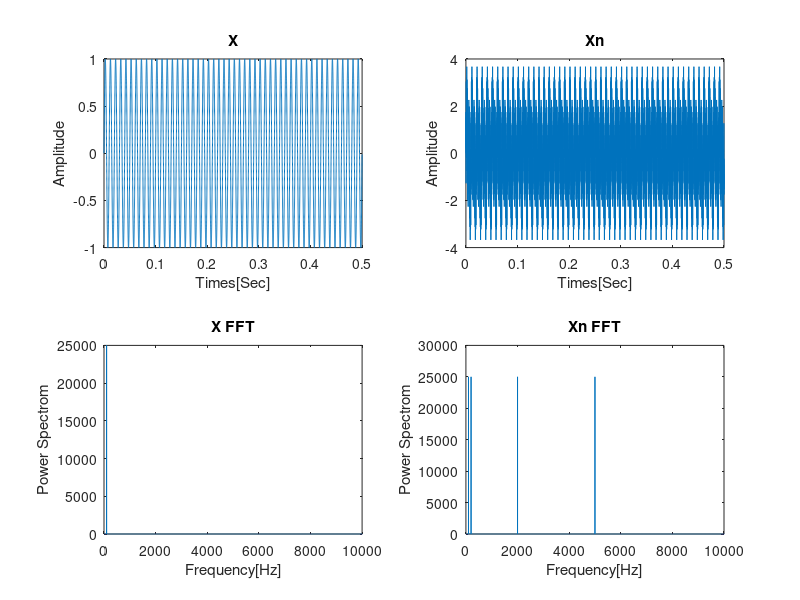

Here is the MATLAB script that generated this plot: (Note: this script raises an error after producing the figure.)
clear all; close all;
%% Question 3
%% A:
% Sampling
fs = 50000;     % Sampling rate [Hz]
Ts = 1/fs;     % Sampling period [s]
fNy = fs / 5;  % Nyquist frequency [Hz]
duration = 1; % Duration [s]
t = 0 : Ts : duration-Ts; % Time vector
% Original signal
x = sin(pi*200* t);
% Harmonics
x1 = sin(2 .* pi .* 200 .* t);
x2 = sin(2 .* pi .* 2000 .* t);
x3 = sin(2 .* pi .* 5000 .* t);
% Contaminated signal
xn = x + x1 + x2 + x3;


noSamples = length(t);    % Number of samples
% Frequency analysis
f = 0 : fs/noSamples : fs - fs/noSamples; % Frequency vector
% FFT

x_fft = abs(fft(x));
xn_fft = abs(fft(xn));
%Cut half of amplituds for non-symmentry harmonies
xn_fft=xn_fft(1:length(xn_fft)/2);
x= x((1:length(x)/2));
xn=xn(1:length(xn)/2);
x_fft=x_fft(1:length(x_fft)/2);
t=t((1:length(t)/2));
f=f((1:length(f)/2));

%% Plot
figure(1);
subplot(2,2,1);
plot(t, x);
title("X")
ylabel('Amplitude')
xlabel('Times[Sec]')

subplot(2,2,2);
plot(t, xn);
title("Xn")
ylabel('Amplitude')
xlabel('Times[Sec]')

subplot(2,2,3);
plot(f,x_fft);
title("X FFT")
ylabel('Power Spectrom')
xlabel('Frequency[Hz]')
xlim([0 fNy]);

subplot(2,2,4);
plot(f,xn_fft);
title("Xn FFT")
ylabel('Power Spectrom')
xlabel('Frequency[Hz]')
xlim([0 fNy]);
%% B:
freqlowpass = 300; % low pass [Hz]
xnfftlowpass = lowpass(xn,freqlowpass,fs);
%Plot
figure()
pspectrum(xnfftlowpass,fs)
ylabel('Power Spectrom')
xlabel('Frequency[KHz]')
title("Low pass, freq: " + freqlowpass +"[Hz]")
